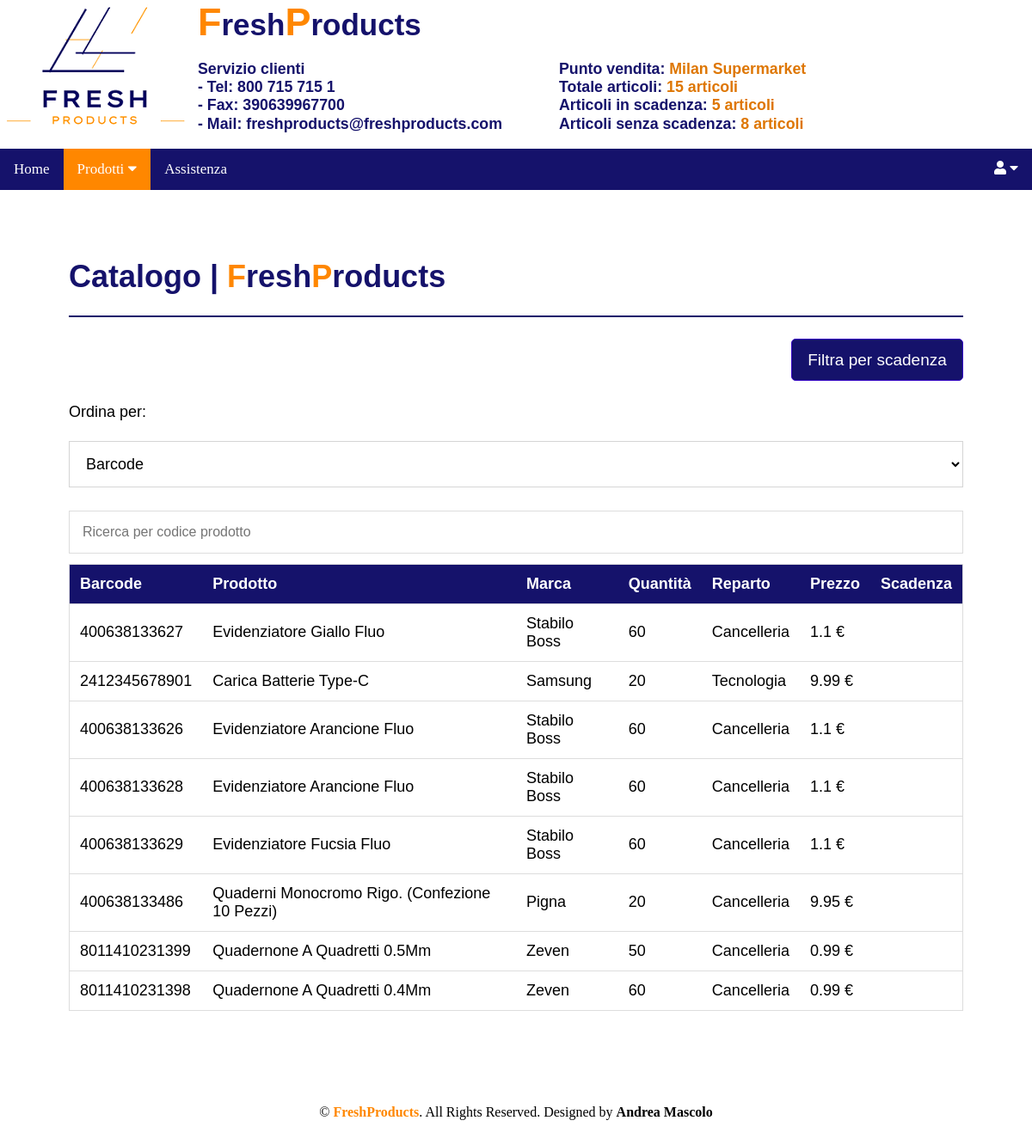
Screenshot of /area_riservata/catalogo/without_scadenza/ (signed in) with the database file from the repository.
### App_FreshProducts/models.py (models this page shows)
class Punto_vendita(models.Model):
    Shop_code = models.AutoField(primary_key=True) # auto increment con id
    Nome = models.CharField(max_length=200)
    Indirizzo = models.CharField(max_length=200)
    Civico = models.CharField(max_length=200)
    Citta = models.CharField(max_length=200)
    Cap = models.IntegerField()
    Code = models.ForeignKey(Licenze, on_delete=models.CASCADE)
    user = models.ForeignKey(
        settings.AUTH_USER_MODEL,
        on_delete=models.DO_NOTHING,
        null=True,
        blank=True,
    )

class Magazzino(models.Model):
    class Meta:
        unique_together = (('Barcode', 'Shop_code'),)
    Barcode = models.ForeignKey(Prodotto, on_delete=models.CASCADE) # primary key
    Shop_code = models.ForeignKey(Punto_vendita, on_delete=models.CASCADE) # primary key
    Quantita = models.IntegerField()
    Reparto = models.CharField(max_length=200)
    Prezzo = models.FloatField()
    Scadenza = models.DateField(null=True, blank=True)

### App_FreshProducts/views.py (the view)
# urls.py: path('area_riservata/catalogo/without_scadenza/', views.without_scadenza, name='without_scadenza'),
def without_scadenza(request):
    global values
    if request.user.is_authenticated:
        values = get_private_data(request)
        no_scadenza = Magazzino.objects.filter(Shop_code=values['Shop_code'],Scadenza__isnull=True).values()
        values = getProductsForTable(request, no_scadenza)
        templates = loader.get_template('Catalogo.html')
        return HttpResponse(templates.render(values, request))
    else:
        return HttpResponseRedirect('/error403')

### App_FreshProducts/templates/Catalogo.html (shortened to what this page needs)
{% load static %}
<!DOCTYPE html>
<html lang="en" dir="ltr">
  <head>
    <link rel="stylesheet" href="{% static 'App_FreshProducts/Styles.css' %}">
    <link href="https://cdnjs.cloudflare.com/ajax/libs/font-awesome/5.15.0/css/all.min.css" rel="stylesheet">
  </head>
  <body>
    <div style="background-color: white;" id="title">
      <a title="FreshProducts" href="/area_riservata/"><img src="{% static 'images/Logo.png' %}" align="left" alt="FreshProductsLogo"></a>
      <h1><a title="FreshProducts" style="color:#15126b;font-size:35px;font-weight:bold;font-family: 'Source Sans Pro', sans-serif;text-decoration:none;" href="/area_riservata/" id="logo"><span style="color:#ff8700;font-size: 45px;">F</span>resh<span style="color:#ff8700;font-size: 45px;">P</span>roducts</a></h1>
      <div onselectstart="return false" on dragstart="return false" style="cursor:context-menu" id="title_first_column">
        <h3>
          Servizio clienti<br>
          - Tel: 800 715 715 1 <br>
          - Fax: 390639967700 <br>
          - Mail: freshproducts@freshproducts.com
        </h3>
      </div>
      <div id="title_third_column">
      </div>
      <div onselectstart="return false" on dragstart="return false" style="cursor:context-menu" id="title_second_column">
        <h3>Punto vendita: <color style="color: #de7602">{{Nome}}</color><br>
        Totale articoli: <color style="color: #de7602">{{totale_prodotti}} articoli</color><br>
        Articoli in scadenza: <color style="color: #de7602">{{in_scadenza}} articoli</color><br>
        Articoli senza scadenza: <color style="color: #de7602">{{no_scadenza}} articoli</color></h3>
      </div>
    </div>
    <div class="menu">
      <a title="Home" href="/area_riservata/">Home</a>
      <div class="subnav">
        <button title="Prodotti" style="background-color:#ff8700;color:#ffffff;" class="subnavbtn"><a href="/area_riservata/product/">Prodotti <i class="fa fa-caret-down"></i></a></button>
      </div>
      <a title="Assistenza" href="/area_riservata/assistance/">Assistenza</a>
      <div style="float:right;" class="dropdown">
        <button title="Il mio profilo" class="dropbtn">
          <i style="color:#ffffff;" class="fa fa-user mr-2"></i>
          <i class="fa fa-caret-down"></i>
        </button>
      </div>
    </div>
    <div class="container">
      <h1 style="color:#15126b">Catalogo | <span style="color:#ff8700;">F</span>resh<span style="color:#ff8700;">P</span>roducts</h1>
      <hr>
      {% if table_len > 0 %}
      <div style="margin: 0px;float:right;margin-bottom:60px;" class="button">
        <a style="width: 200px;margin: 0px;" href="/area_riservata/catalogo/expiry_date/">Filtra per scadenza</a>
      </div>
      <p style="margin-top:100px;">Ordina per:</p>
      <select onchange="detect_select();" name="criteri" id="criteri">
        <option selected value=0>Barcode</option>
      </select>
      <input type="text" name="search" id="search" onkeyup="filter_function()" placeholder="Ricerca per codice prodotto">
      <table id="table">
        <tr class="header">
          <th>Barcode</th>
          <th>Prodotto</th>
          <th>Marca</th>
          <th>Quantità</th>
          <th>Reparto</th>
          <th>Prezzo</th>
          <th>Scadenza</th>
        </tr>
        {% for diz in table %}
        <tr>
          {% for key, value in diz.items %}
            <td>{{value}}{% if key == "Prezzo" %} €{% endif %}</td>
          {% endfor %}
        </tr>
        {% endfor %}
      </table>
      {% else %}
      <h2>Attenzione! Non sono presenti prodotti da ricercare.</h2>
      {% endif %}
    </div>
    <footer>
      <p>
          &copy; <a style="color: #ff8700;text-decoration: none;font-weight: 600 !important;" href="#">FreshProducts</a>. All Rights Reserved. Designed by
          <span style="font-weight: bold;">Andrea Mascolo</span>
      </p>
    </footer>
  </body>
</html>

### App_FreshProducts/static/App_FreshProducts/Styles.css (style rules this page uses)
#title { background-color: #15126b; }
#title_first_column { width:30%; flex:0 0 auto; float:left; text-align:left; padding: 0px; color:#15126b; font-family: Arial; font-size:95%; line-height:1.4em; }
#title_second_column { width: 30%; margin-left: 650px; flex:0 0 auto; text-align:justify; padding:0px; color:#15126b; font-family:Helvetica, Arial, Verdana, sans-serif; font-size:95%; line-height:1.4em }
#title_third_column { width:10%; flex:0 0 auto; height: 0%; float:right; text-align:left; margin:0px; padding-top: 0px; padding-left: 0px; padding-bottom: 50px; color:#15126b; font-family: Arial; font-size:95%; line-height:1.4em; }
body { background-color: white; margin: 0px; }
#title h1 { color: #15126b; padding-bottom: 0px; margin: 0px; margin-bottom: 0px; margin-top: 0px; }
.dropdown { float: left; overflow: hidden; }
.dropdown .dropbtn { font-size: 16px; border: none; outline: none; color: white; padding: 14px 16px; background-color: inherit; font-family: inherit; margin: 0; }
.menu { margin: 0; padding : 0; left: 0; width: 100%; background-color: #15126b; overflow: hidden; }
.menu a { float: left; color: white; text-align: center; padding: 14px 16px; text-decoration: none; font-size: 17px; }
.subnav { float: left; overflow: hidden; }
.subnav .subnavbtn { border: none; outline: none; padding: 0px 0px; text-decoration: none; background-color: inherit; font-family: inherit; margin: 0; }
.subnav { background-color: #15126b; padding: 0px 0px; margin-bottom: 0; }
.subnavbtn { padding: 0px 0px; cursor: pointer; display: block; }
.button { margin: 0; margin-left: 35px; margin-top: 10px; }
.button a, .button button { display: block; text-decoration: none; font-size: 19px; font-family: 'Source Sans Pro', sans-serif; border: 1px solid; border-radius: 5px; line-height: 2.5; background-color: #15126b; color: #fff; border-color: #3405C4; width: 125px; text-align: center; }
footer { text-align: center; width:100%; padding: 10px; line-height: 1.5; background-color: #ffffff; color: black; }
* { box-sizing: border-box }
.container { margin: 80px; font-family: Arial; font-size: 18px; max-width: 2100px; }
input[type=text], input[type=password], input[type=date], input[type=number] { width: 100%; font-size: 18px; padding: 15px; margin: 5px 0 22px 0; border: 1px solid rgb(213, 213, 213); box-sizing: border-box; display: inline-block; line-height: 1.5px; background: #ffffff; }
hr { border: 1px solid #f1f1f1; border: 1px solid #15126b; margin-bottom: 25px; }
a { color: dodgerblue; }
#search { width: 100%; font-size: 16px; border: 1px solid #ddd; margin-bottom: 12px; }
#table { border-collapse: collapse; width: 100%; border: 1px solid #ddd; font-size: 18px; }
#table th, #table td { text-align: left; padding: 12px; padding-top: 12px; padding-bottom: 12px; }
#table tr { border-bottom: 1px solid #ddd; }
#table tr.header { background-color: #15126b; color: #ffffff; max-width: 100%; }
select { width: 100%; font-size: 18px; padding: 15px; margin: 5px 0 22px 0; border: 1px solid rgb(213, 213, 213); box-sizing: border-box; display: inline-block; line-height: 1.5px; background: #ffffff; }

### rows the page displays
Punto_vendita: Nome "Milan Supermarket"
Magazzino: diz "400638133627" "Cancelleria" "1.1"
Magazzino: diz "2412345678901" "Tecnologia" "9.99"
Magazzino: diz "400638133626" "Cancelleria" "1.1"
Magazzino: diz "400638133628" "Cancelleria" "1.1"
Magazzino: diz "400638133629" "Cancelleria" "1.1"
Magazzino: diz "400638133486" "Cancelleria" "9.95"
Magazzino: diz "8011410231399" "Cancelleria" "0.99"
Magazzino: diz "8011410231398" "Cancelleria" "0.99"

### other values shown
{{ totale_prodotti }} "15"
{{ in_scadenza }} "5"
{{ no_scadenza }} "8"
{{ value }} "Evidenziatore Giallo Fluo" "Stabilo Boss" "60" "Carica Batterie Type-C" "Samsung" "20" "Evidenziatore Arancione Fluo" "Stabilo Boss" "60" "Evidenziatore Arancione Fluo" "Stabilo Boss" "60" "Evidenziatore Fucsia Fluo" "Stabilo Boss" "60" "Quaderni Monocromo Rigo. (Confezione 10 Pezzi)" "Pigna" "20" "Quadernone A Quadretti 0.5Mm" "Zeven" "50" "Quadernone A Quadretti 0.4Mm" "Zeven" "60"
